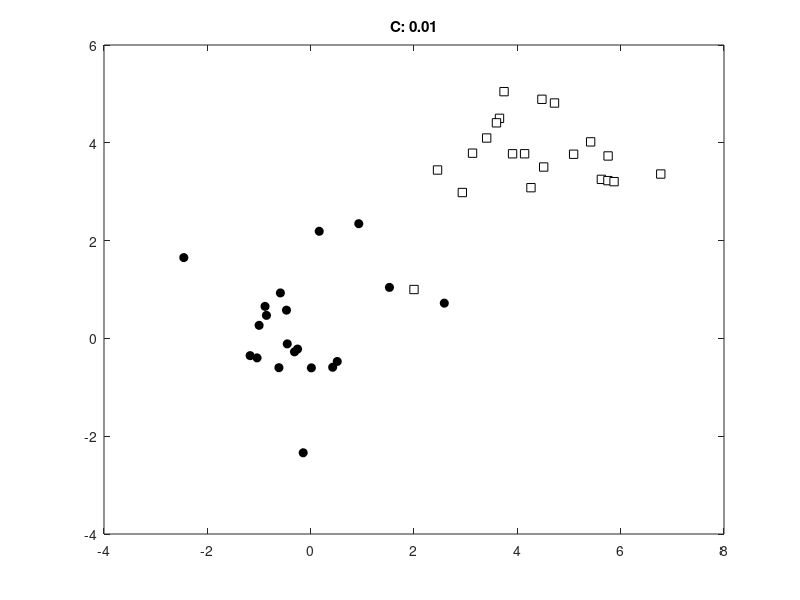

Reproduce this figure in MATLAB.
%% Generate Data
clear
x = [randn(20,2); randn(20,2)+4];
t = [repmat(-1,20,1);repmat(1,20,1)];
% Add a bad point
x = [x;2 1];
t = [t;1];

%% Plot Data
ma = {'ko','ks'};       % black circle; black square
fc = {[0 0 0],[1 1 1]};
tv = unique(t);
figure(1); hold off
for i = 1:length(tv)
    pos = find(t == tv(i));         % return the index
    plot(x(pos,1),x(pos,2),ma{i},'markerfacecolor',fc{i});
    hold on
end

%% Setup the optimisation problem
N = size(x,1);
K = x*x';
% H = (t*t').*K + 1e-5*eye(N); % ???
H = (t*t').*K;
f = repmat(1,N,1);
A = [];b = [];
LB = repmat(0,N,1); UB = repmat(inf,N,1);
Aeq = t';beq = 0;

warning off

%% Loop over various values of the margin parameter
Cvals = [10 5 2 1 0.5 0.1 0.05 0.01];
for cv = 1:length(Cvals)
    UB = repmat(Cvals(cv),N,1);
    % Following line runs the SVM
    alpha = quadprog(H,-f,A,b,Aeq,beq,LB,UB);
    % Compute the bias
    fout = sum(repmat(alpha.*t,1,N).*K,1)';
    pos = find(alpha > 1e-6);
    bias = mean(t(pos)-fout(pos));
    % Plot the data, decision boundary and Support vectors
    figure(1);hold off
    pos = find(alpha > 1e-6);
    plot(x(pos,1),x(pos,2),'ko','markersize',15,'markerfacecolor',[0.6 0.6 0.6],...
        'markeredgecolor',[0.6 0.6 0.6]);
    hold on
    for i = 1:length(tv)
        pos = find(t == tv(i));
        plot(x(pos,1),x(pos,2),ma{i},'markerfacecolor',fc{i});
    end

    xp = xlim;
    yl = ylim;
    % Because this is a linear SVM, we can compute w and plot the decision
    % boundary exactly.
    w = sum(repmat(alpha.*t,1,2).*x,1)';
    yp = -(bias + w(1)*xp)/w(2);
    plot(xp,yp,'k','linewidth',2);
    ylim(yl);
    ti = sprintf('C: %g',Cvals(cv));
    title(ti);
end